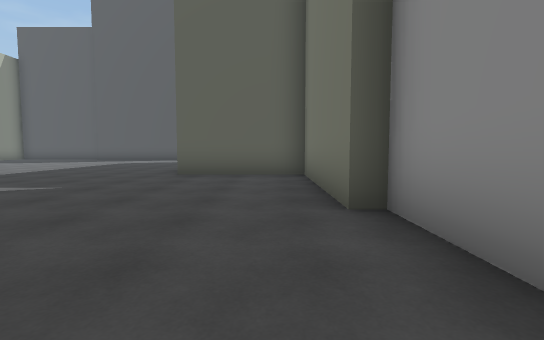
view 1 (above)

16 first-person views from a walk through a 3-D level made in the Unity game engine. The camera is 1.2 m above the floor, tilts 4° down and sees 85° across. The floor is counted in squares, 2 m on a side. Each view is taken from the middle of a square. On the plan, view 1 faces up. The plan holds only what a view shows up to about 9 squares ahead; the rest is blank. The place goes on beyond the plan.

view 2
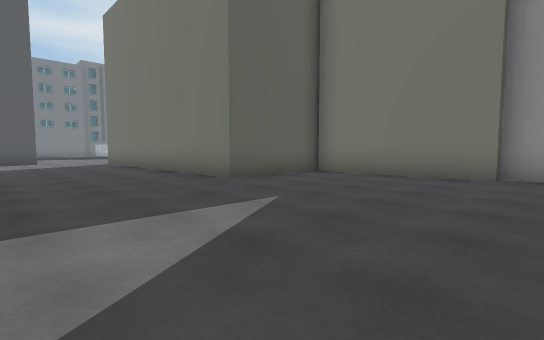

view 3
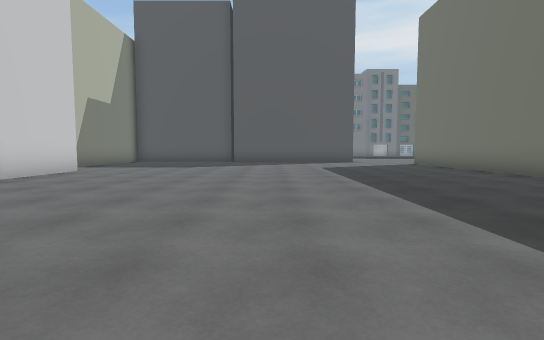

view 4
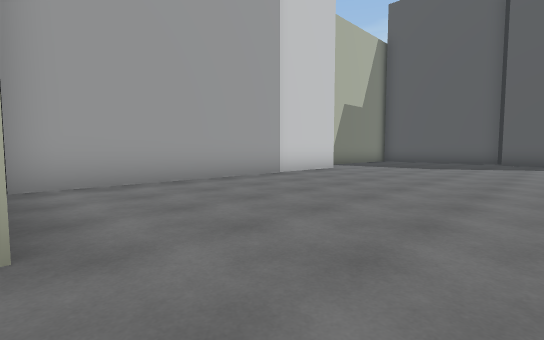

view 5
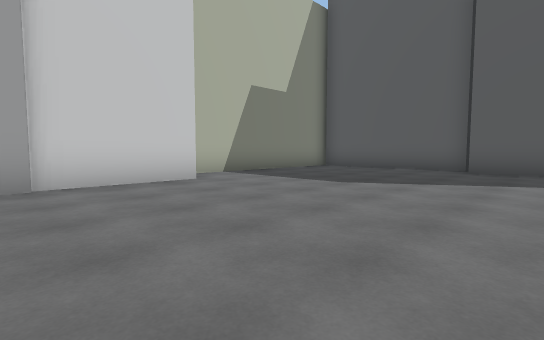

view 6
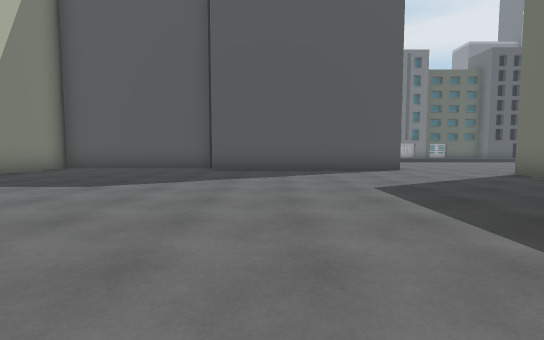

view 7
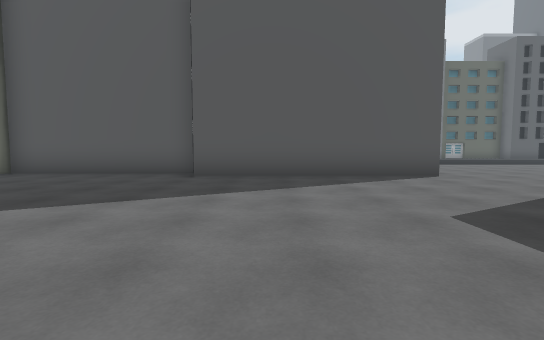

view 8
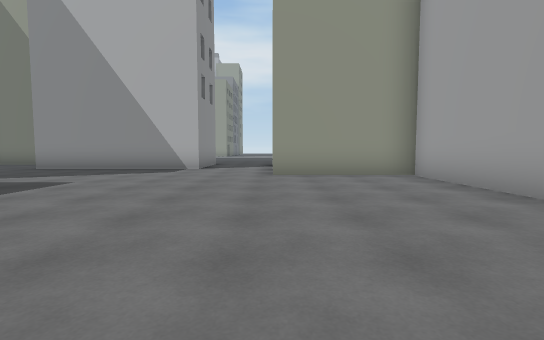

view 9
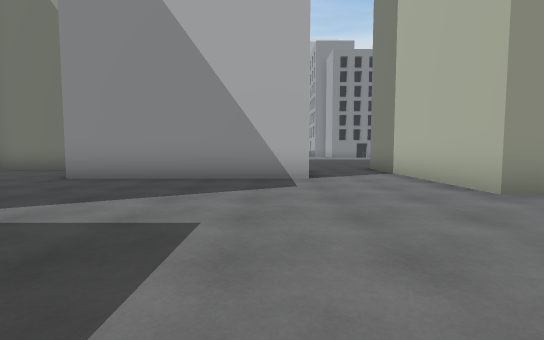

view 10
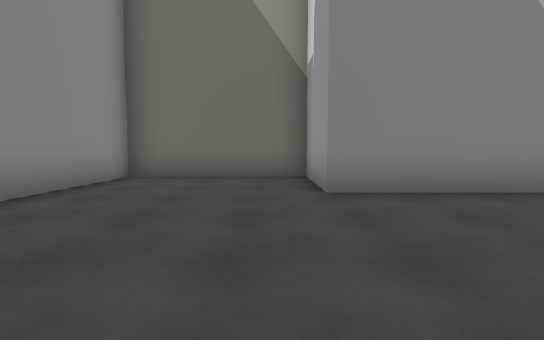

view 11
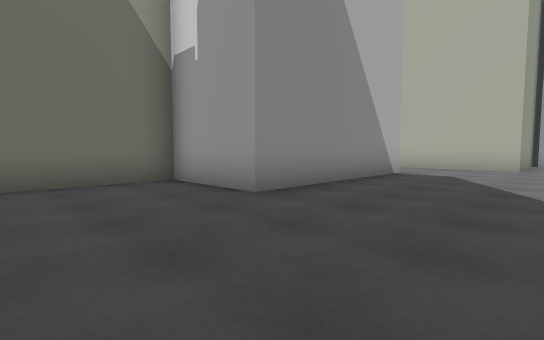

view 12
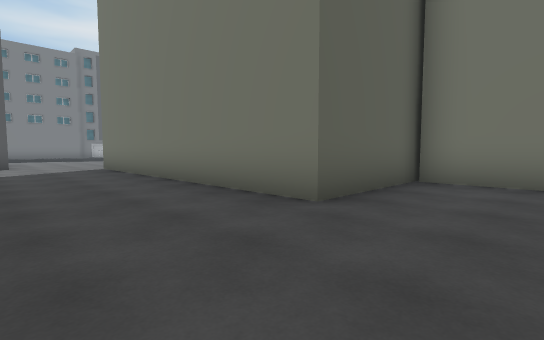

view 13
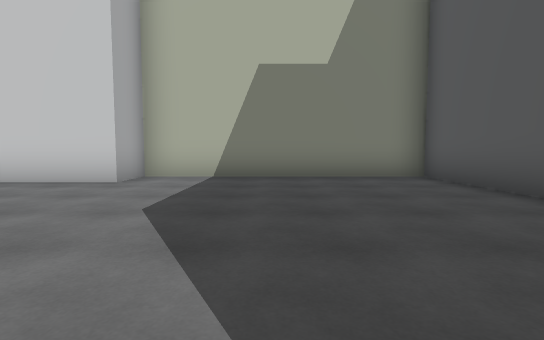

view 14
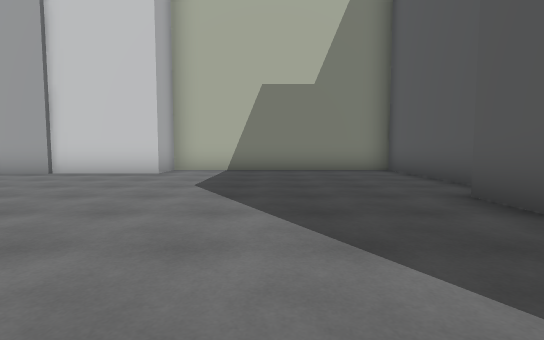

view 15
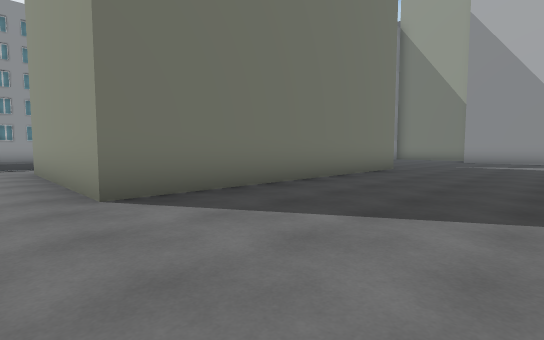

view 16
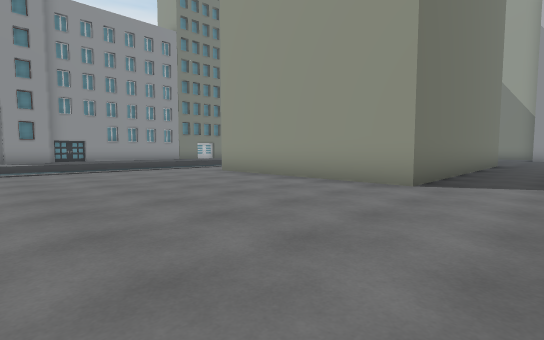

### Floor plan
Key: @ floor where view 1 was taken; . floor; B building.
Columns run from 15 left of view 1 to 4 right of it. Each row starts with its distance up from view 1.
 20            .........
 19            .........
 18  BBBBB     .........
 17 B.....BBBBB.........
 16 B...................
 15 B............BBBBBB.
 14 B............B
 13 B............B
 12 B............B
 11 BB...........B
 10  B...........B
  9  B...........B
  8  B...........B
  7  B...........BBBB
  6  B..............B
  5  B..............B
  4  B..............B
  3   BBBB..........B
  2      B..........B
  1      B..BBBBB...B
  0      B..    B..@B
 -1      B..    B...B
 -2      B..    BBBBB

Positions as (right, up) in squares from view 1, and headings:
1: (0, 0), facing up
2: (-6, 2), facing up-right
3: (-8, 3), facing up
4: (-8, 3), facing up-left
5: (-8, 8), facing up-left
6: (-8, 8), facing up
7: (-8, 10), facing up
8: (-10, 10), facing down
9: (-7, 7), facing down
10: (-2, 5), facing down
11: (0, 4), facing down-left
12: (-5, 5), facing up-right
13: (-8, 14), facing left
14: (-6, 14), facing left
15: (-6, 16), facing down-right
16: (-4, 20), facing down-right
